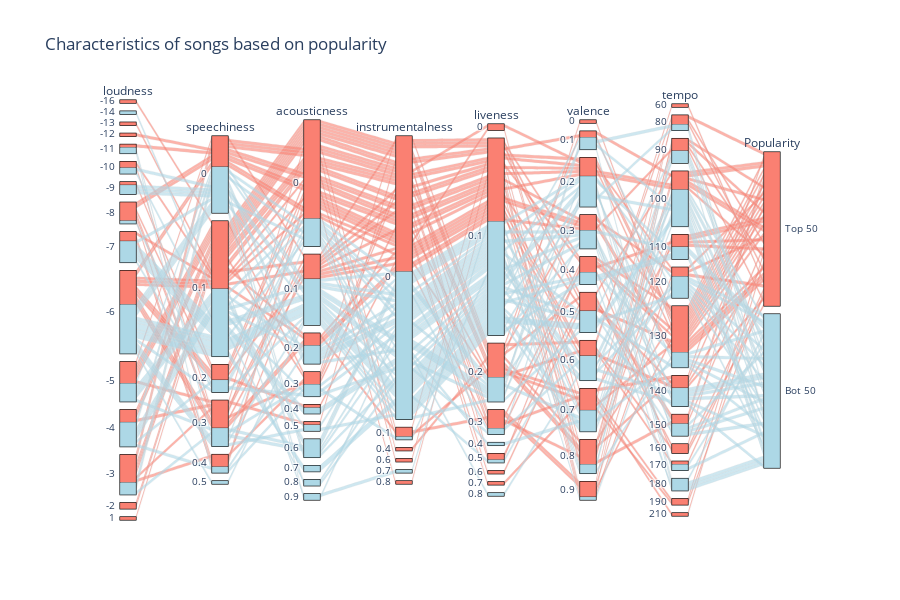

The notebook cell this image was saved under:
### Code cell
# Parallel Catagories Graph 

# Take top 50 most popular songs
data_top50 = data.sort_values(by = 'track_popularity', ascending = False).head(50)

# Take top 50 least popular songs
data_bot50 = data.sort_values(by = 'track_popularity', ascending = False).tail(50)

# Concatenate into single DataFrame
data_top_bot = pd.concat([data_top50, data_bot50])

# Use qcut to categorise the top 50 and bot 50
cut_bins, cut_labels = pd.qcut(data_top_bot['track_popularity'], q = 2, labels=['Top 50', 'Bot 50'], retbins = True)

# Note: tempo is rounded to -1 for readability sake
fig = go.Figure(go.Parcats(
    dimensions = [{'label': 'loudness', 'values': data_top_bot['loudness'].round(), 'categoryorder': 'category ascending'},
                  {'label': 'speechiness', 'values': data_top_bot['speechiness'].round(1), 'categoryorder': 'category ascending'},
                  {'label': 'acousticness', 'values': data_top_bot['acousticness'].round(1), 'categoryorder': 'category ascending'},
                  {'label': 'instrumentalness', 'values': data_top_bot['instrumentalness'].round(1), 'categoryorder': 'category ascending'},
                  {'label': 'liveness', 'values': data_top_bot['liveness'].round(1), 'categoryorder': 'category ascending'},
                  {'label': 'valence', 'values': data_top_bot['valence'].round(1), 'categoryorder': 'category ascending'},
                  {'label': 'tempo', 'values': data_top_bot['tempo'].round(-1), 'categoryorder': 'category ascending'},
                 {'label': 'Popularity', 'values': cut_bins, 'categoryorder': 'category descending'}],
    line = {'color': cut_bins.astype('category').cat.codes, 'colorscale': [[0, 'salmon'], [1, 'lightblue']]},


)
)

fig.update_layout(title = 'Characteristics of songs based on popularity',
                 height = 600)
fig.show()

### Figure 1 — Plotly figure (JSON) as saved in the notebook; plotly's stock layout.template omitted (floating-point values rounded to 4 significant figures)
{"data": [{"dimensions": [{"categoryorder": "category ascending", "label": "loudness", "values": [-6, -6, -3, -4, -7, -3, -7, -5, -14, -9, -7, -11, -6, -4, -6, -7, -9, -4, -4, -9, -6, -6, -6, -4, -6, -5, -7, -6, -5, -6, -4, -8, -6, -3, -4, -7, -6, -6, -5, -7, -4, -11, -5, -6, -6, -5, -10, -10, -3, -6, -6, -5, -3, -2, -3, -6, -6, -6, -11, -3, -13, -4, 1, -3, -9, -10, -5, -5, -10, -8, -8, -3, -6, -4, -16, -7, -8, -6, -6, -3, -6, -3, -5, -5, -5, -8, -8, -5, -6, -6, -7, -4, -3, -3, -4, -6, -12, -7, -2, -8]}, {"categoryorder": "category ascending", "label": "speechiness", "values": [0.1, 0.1, 0, 0.1, 0.1, 0.3, 0.1, 0.1, 0.1, 0, 0.1, 0.4, 0, 0.1, 0, 0.1, 0, 0.2, 0.4, 0, 0.1, 0.5, 0.1, 0.1, 0.3, 0.1, 0.2, 0.3, 0.1, 0.2, 0, 0.2, 0.1, 0, 0.1, 0, 0, 0.1, 0.1, 0.1, 0, 0.3, 0, 0.3, 0.1, 0.3, 0.1, 0, 0, 0, 0.3, 0.1, 0.3, 0.1, 0.1, 0.3, 0, 0.2, 0, 0.1, 0.1, 0.3, 0.1, 0.1, 0.2, 0.1, 0.1, 0.1, 0.3, 0, 0, 0.4, 0.2, 0.1, 0.1, 0.4, 0.2, 0.3, 0.1, 0, 0, 0, 0.1, 0.1, 0.3, 0.4, 0.3, 0, 0.1, 0.1, 0.4, 0.1, 0.1, 0, 0.1, 0.2, 0, 0.1, 0.1, 0.3]}, {"categoryorder": "category ascending", "label": "acousticness", "values": [0.7, 0.1, 0.2, 0, 0.1, 0.3, 0.8, 0, 0.9, 0.1, 0.4, 0.3, 0, 0.2, 0.8, 0.1, 0.1, 0, 0.2, 0.6, 0, 0.1, 0.7, 0.1, 0.1, 0.6, 0.3, 0.5, 0.2, 0.1, 0, 0, 0.1, 0, 0.5, 0.2, 0.6, 0.1, 0.6, 0.4, 0.1, 0.6, 0.1, 0, 0.1, 0.6, 0.3, 0.9, 0.2, 0.1, 0.2, 0, 0.1, 0, 0, 0.1, 0, 0.1, 0, 0, 0.1, 0, 0.2, 0.3, 0, 0, 0, 0, 0.1, 0, 0, 0.3, 0, 0, 0.3, 0, 0, 0.2, 0.2, 0, 0, 0, 0, 0, 0.5, 0.1, 0, 0.1, 0, 0.1, 0, 0, 0, 0, 0, 0.4, 0, 0, 0, 0.3]}, {"categoryorder": "category ascending", "label": "instrumentalness", "values": [0, 0, 0, 0, 0, 0, 0, 0, 0.7, 0, 0, 0.1, 0, 0, 0, 0, 0, 0, 0, 0, 0, 0, 0, 0, 0, 0, 0, 0, 0, 0, 0, 0, 0, 0, 0, 0, 0, 0, 0, 0, 0, 0, 0, 0, 0, 0, 0, 0, 0, 0, 0, 0, 0, 0, 0, 0, 0.8, 0, 0, 0, 0, 0, 0.1, 0, 0, 0, 0, 0, 0, 0.1, 0, 0, 0, 0, 0, 0, 0, 0, 0, 0.4, 0, 0, 0, 0, 0, 0, 0, 0, 0, 0, 0, 0, 0, 0, 0.1, 0, 0.6, 0, 0, 0]}, {"categoryorder": "category ascending", "label": "liveness", "values": [0.1, 0.5, 0.1, 0.1, 0.8, 0.1, 0.1, 0.1, 0.1, 0.1, 0.1, 0.1, 0.1, 0.1, 0.1, 0.4, 0.2, 0.1, 0.1, 0.2, 0.1, 0.2, 0.1, 0.1, 0.1, 0.2, 0.3, 0.1, 0.1, 0.1, 0.1, 0.2, 0.1, 0.1, 0.1, 0.1, 0.1, 0.1, 0.1, 0.2, 0.3, 0.1, 0.1, 0.1, 0.1, 0.2, 0.1, 0.1, 0.2, 0.1, 0.1, 0.1, 0.2, 0.1, 0.2, 0.1, 0.1, 0.1, 0.1, 0.2, 0.3, 0.3, 0.3, 0.1, 0.1, 0.1, 0.2, 0.2, 0.5, 0.2, 0.1, 0.1, 0.1, 0.1, 0.2, 0.6, 0.3, 0.3, 0.1, 0.2, 0, 0.1, 0.2, 0.1, 0.1, 0.2, 0.1, 0.1, 0.1, 0.1, 0.7, 0.5, 0.1, 0, 0.1, 0.2, 0.1, 0.1, 0.3, 0.1]}, {"categoryorder": "category ascending", "label": "valence", "values": [0.5, 0.5, 0.6, 0.3, 0.6, 0.6, 0.6, 0.7, 0.2, 0.2, 0.5, 0.6, 0.4, 0.9, 0.4, 0.7, 0.1, 0.5, 0.8, 0.1, 0.2, 0.5, 0.5, 0.8, 0.4, 0.4, 0.2, 0.3, 0.3, 0.7, 0.6, 0.3, 0.7, 0.7, 0.2, 0.3, 0.5, 0.7, 0.2, 0.2, 0.6, 0.3, 0.8, 0.2, 0.6, 0.2, 0.2, 0.1, 0.7, 0.1, 0.3, 0.4, 0.8, 0.8, 0, 0.6, 0.3, 0.7, 0.9, 0.8, 0.8, 0.9, 0.4, 0.4, 0.8, 0.3, 0.1, 0.3, 0.4, 0.7, 0.8, 0.2, 0.6, 0.5, 0.6, 0.5, 0.7, 0.4, 0.9, 0.8, 0.7, 0.2, 0.5, 0.5, 0.1, 0.7, 0.2, 0.7, 0.3, 0.6, 0.7, 0.5, 0.8, 0.2, 0.2, 0.6, 0.2, 0.5, 0.9, 0.9]}, {"categoryorder": "category ascending", "label": "tempo", "values": [100, 120, 120, 170, 120, 100, 90, 120, 120, 130, 150, 140, 110, 120, 110, 130, 80, 90, 130, 100, 170, 140, 100, 90, 180, 130, 80, 180, 110, 100, 100, 140, 100, 90, 150, 150, 130, 100, 110, 100, 100, 140, 100, 180, 140, 180, 140, 120, 100, 150, 90, 130, 90, 110, 130, 140, 130, 190, 130, 140, 100, 90, 130, 130, 80, 120, 100, 130, 110, 110, 150, 130, 160, 150, 80, 130, 190, 160, 120, 130, 130, 120, 160, 100, 130, 210, 100, 140, 130, 60, 80, 150, 100, 130, 130, 170, 100, 140, 110, 90]}, {"categoryorder": "category descending", "label": "Popularity", "values": ["Bot 50", "Bot 50", "Bot 50", "Bot 50", "Bot 50", "Bot 50", "Bot 50", "Bot 50", "Bot 50", "Bot 50", "Bot 50", "Bot 50", "Bot 50", "Bot 50", "Bot 50", "Bot 50", "Bot 50", "Bot 50", "Bot 50", "Bot 50", "Bot 50", "Bot 50", "Bot 50", "Bot 50", "Bot 50", "Bot 50", "Bot 50", "Bot 50", "Bot 50", "Bot 50", "Bot 50", "Bot 50", "Bot 50", "Bot 50", "Bot 50", "Bot 50", "Bot 50", "Bot 50", "Bot 50", "Bot 50", "Bot 50", "Bot 50", "Bot 50", "Bot 50", "Bot 50", "Bot 50", "Bot 50", "Bot 50", "Bot 50", "Bot 50", "Top 50", "Top 50", "Top 50", "Top 50", "Top 50", "Top 50", "Top 50", "Top 50", "Top 50", "Top 50", "Top 50", "Top 50", "Top 50", "Top 50", "Top 50", "Top 50", "Top 50", "Top 50", "Top 50", "Top 50", "Top 50", "Top 50", "Top 50", "Top 50", "Top 50", "Top 50", "Top 50", "Top 50", "Top 50", "Top 50", "Top 50", "Top 50", "Top 50", "Top 50", "Top 50", "Top 50", "Top 50", "Top 50", "Top 50", "Top 50", "Top 50", "Top 50", "Top 50", "Top 50", "Top 50", "Top 50", "Top 50", "Top 50", "Top 50", "Top 50"]}], "line": {"color": [1, 1, 1, 1, 1, 1, 1, 1, 1, 1, 1, 1, 1, 1, 1, 1, 1, 1, 1, 1, 1, 1, 1, 1, 1, 1, 1, 1, 1, 1, 1, 1, 1, 1, 1, 1, 1, 1, 1, 1, 1, 1, 1, 1, 1, 1, 1, 1, 1, 1, 0, 0, 0, 0, 0, 0, 0, 0, 0, 0, 0, 0, 0, 0, 0, 0, 0, 0, 0, 0, 0, 0, 0, 0, 0, 0, 0, 0, 0, 0, 0, 0, 0, 0, 0, 0, 0, 0, 0, 0, 0, 0, 0, 0, 0, 0, 0, 0, 0, 0], "colorscale": [[0, "salmon"], [1, "lightblue"]]}, "type": "parcats"}], "layout": {"height": 600, "title": {"text": "Characteristics of songs based on popularity"}}}
